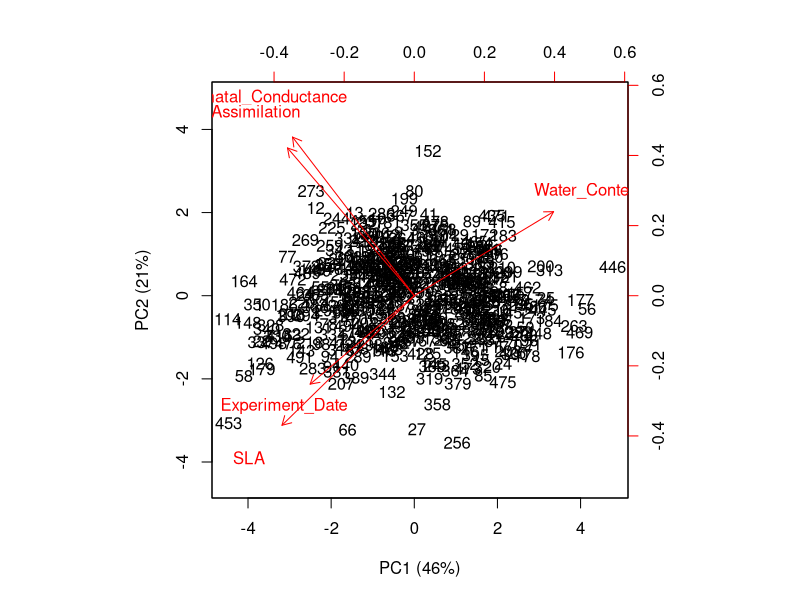
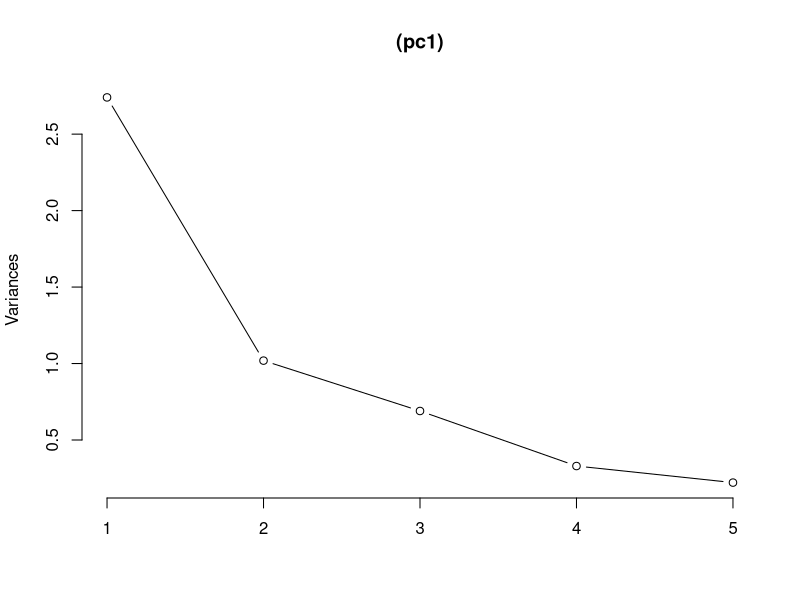

Write the R code that produced these figures, in order. (Note: this script raises an error after producing the figures.)
#Make an nice scree plot
all <- read.csv("Data/all.csv", header=T) #Imports main datase
pc1 <- prcomp(na.omit(all[,c("Experiment_Date","Water_Content","SLA","Stomatal_Conductance","Assimilation")]), scale=T)
pc1_summary<-summary(pc1)
pc1_summary
biplot(pc1, scale=0, col=c("black", "red"), xlab = "PC1 (46%)", ylab="PC2 (21%)")
screeplot((pc1), type = "lines")

pc1_scree<-pc1_summary$importance[2,]
plot_scree<-data.frame()
plot_scree[1,1]<-"PC1"
plot_scree[2,1]<-"PC2"
plot_scree[3,1]<-"PC3"
plot_scree[4,1]<-"PC4"
plot_scree[5,1]<-"PC5"
plot_scree[1,2]<-pc1_scree[1]
plot_scree[2,2]<-pc1_scree[2]
plot_scree[3,2]<-pc1_scree[3]
plot_scree[4,2]<-pc1_scree[4]
plot_scree[5,2]<-pc1_scree[5]
colnames(plot_scree)<-c("PC_Axis", "Variance_Explained")
#Make Scree Plot
scree_bar<-ggplot(plot_scree, aes(x=PC_Axis, y=Variance_Explained))+ geom_bar(stat = "identity")+
  scale_y_continuous(name="Variance Explained")+ scale_x_discrete(name="PC_Axis")+theme_classic() 
scree_bar + theme(axis.text.x = element_text(size=12, face="bold", angle=0,hjust=0),
                  axis.text.y = element_text(size=12,face="bold"),
                  axis.title.x = element_text(color="black", size=12, vjust = 0, face="bold"),
                  axis.title.y = element_text(color="black", size=12, face="bold",vjust = 1.5,hjust=0.45))

# Pre all and peak all
pre <- read.csv("Data/pre.csv", header=T) #Imports main datase
pc2 <- prcomp(na.omit(pre[,c("Experiment_Date","Water_Content","SLA","Stomatal_Conductance","Assimilation")]), scale=T)
pc2_summary<-summary(pc2)
pc2_summary
biplot(pc2, scale=0, col=c("black", "red"), xlab = "PC1 (56%)", ylab="PC2 (21%)")
screeplot((pc2), type = "lines")

peak <- read.csv("Data/peak.csv", header=T) #Imports main datase
pc3 <- prcomp(na.omit(peak[,c("Experiment_Date","Water_Content","SLA","Stomatal_Conductance","Assimilation")]), scale=T)
pc3_summary<-summary(pc3)
pc3_summary
biplot(pc3, scale=0, col=c("black", "red"), xlab = "PC1 (53%)", ylab="PC2 (21%)")
screeplot((pc3), type = "lines")

# Regional North
N.pre <- read.csv("Data/pre.N.csv", header=T) #Imports main datase
pc4 <- prcomp(na.omit(N.pre[,c("Experiment_Date","Water_Content","SLA","Stomatal_Conductance","Assimilation")]), scale=T)
pc4_summary<-summary(pc4)
pc4_summary
biplot(pc4, scale=0, col=c("black", "red"), xlab = "PC1 (46%)", ylab="PC2 (21%)")
screeplot((pc4), type = "lines")

N.peak <- read.csv("Data/peak.N.csv", header=T) #Imports main datase
pc5 <- prcomp(na.omit(N.peak[,c("Experiment_Date","Water_Content","SLA","Stomatal_Conductance","Assimilation")]), scale=T)
pc5_summary<-summary(pc5)
pc5_summary
biplot(pc5, scale=0, col=c("black", "red"), xlab = "PC1 (56%)", ylab="PC2 (23%)")
screeplot((pc5), type = "lines")

# Regional Centre
C.pre <- read.csv("Data/pre.C.csv", header=T) #Imports main datase
pc6 <- prcomp(na.omit(C.pre[,c("Experiment_Date","Water_Content","SLA","Stomatal_Conductance","Assimilation")]), scale=T)
pc6_summary<-summary(pc6)
pc6_summary
biplot(pc6, scale=0, col=c("black", "red"), xlab = "PC1 (60%)", ylab="PC2 (21%)")
screeplot((pc6), type = "lines")

C.peak <- read.csv("Data/peak.C.csv", header=T) #Imports main datase
pc7 <- prcomp(na.omit(C.peak[,c("Experiment_Date","Water_Content","SLA","Stomatal_Conductance","Assimilation")]), scale=T)
pc7_summary<-summary(pc7)
pc7_summary
biplot(pc7, scale=0, col=c("black", "red"), xlab = "PC1 (57%)", ylab="PC2 (17%)")
screeplot((pc7), type = "lines")
## ***** PC2 has an eigenvalue of less than 1********

# Regional South
S.pre <- read.csv("Data/pre.S.csv", header=T) #Imports main datase
pc8 <- prcomp(na.omit(S.pre[,c("Experiment_Date","Water_Content","SLA","Stomatal_Conductance","Assimilation")]), scale=T)
pc8_summary<-summary(pc8)
pc8_summary
biplot(pc8, scale=0, col=c("black", "red"), xlab = "PC1 (58%)", ylab="PC2 (21%)")
screeplot((pc8), type = "lines")

S.peak <- read.csv("Data/peak.S.csv", header=T) #Imports main datase
pc9 <- prcomp(na.omit(S.peak[,c("Experiment_Date","Water_Content","SLA","Stomatal_Conductance","Assimilation")]), scale=T)
pc9_summary<-summary(pc9)
pc9_summary
biplot(pc9, scale=0, col=c("black", "red"), xlab = "PC1 (48%)", ylab="PC2 (26%)")
screeplot((pc9), type = "lines")
